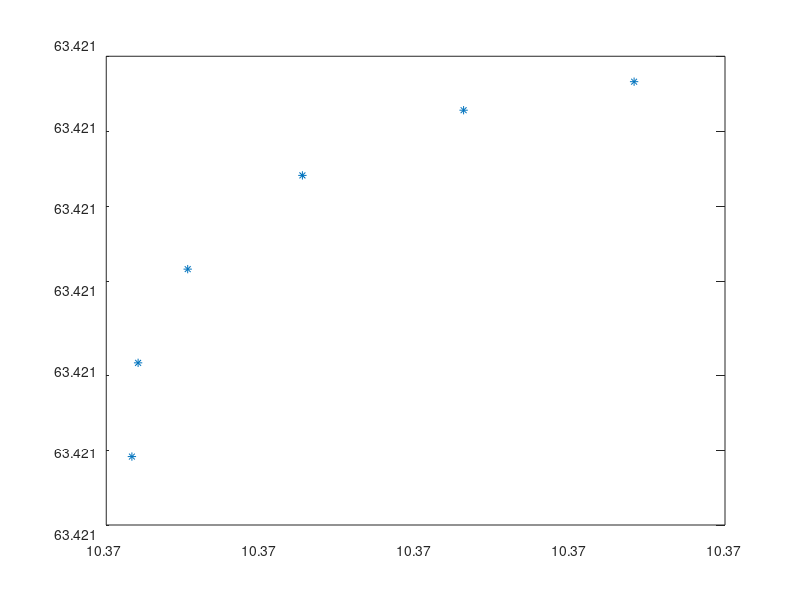

Reproduce this figure in MATLAB.
str2num("10.370371,63.420971 10.370316,63.420964 10.370264,63.420948 10.370227,63.420925 10.370211,63.420902 10.370209,63.420879 10.370228,63.420853 10.370263,63.420832 10.370334,63.420812 10.370394,63.420808 10.370436,63.420811 10.370476,63.420817 10.370525,63.420834 10.370561,63.420859 10.370575,63.420888 10.370564,63.420917 10.370532,63.420942 10.370482,63.420961 10.370420,63.420971")
plot([ans(1),ans(3),ans(5),ans(7),ans(9),ans(11)],[ans(2),ans(4),ans(6),ans(8),ans(10),ans(12)], '*')'



% 
% plot(RouteCar1(:,1),(RouteCar1(:,2)))
% hold on
% 
% plot(RouteCar1(:,1)+sind(RouteCar1(:,3)),(RouteCar1(:,2))+cosd(RouteCar1(:,3)),'.')
% hold off 




% 
% hold on
% for i= 1:20
%     plot([realRoad(i,1),realRoad(i,1)+100,realRoad(i,1)+100,realRoad(i,1),realRoad(i,1)],[realRoad(i,2),realRoad(i,2),realRoad(i,2)+100,realRoad(i,2)+100,realRoad(i,2)])
%     
% end
